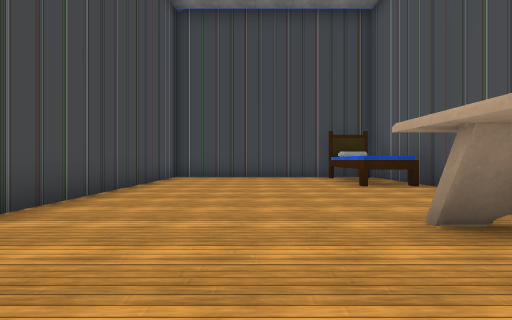
view 1 (above)

24 first-person views from a walk through a scene from a Unity 3-D project. The camera is 1.2 m above the floor, looks level and sees 85° across. The floor is counted in squares, 2 m on a side. Each view is taken from the middle of a square. On the plan, view 1 faces up. The plan holds only what a view shows up to about 9 squares ahead; the rest is blank. The place goes on beyond the plan. The player is left out. Some animated figures are not drawn. Some surface patterns are stand-ins.

view 2
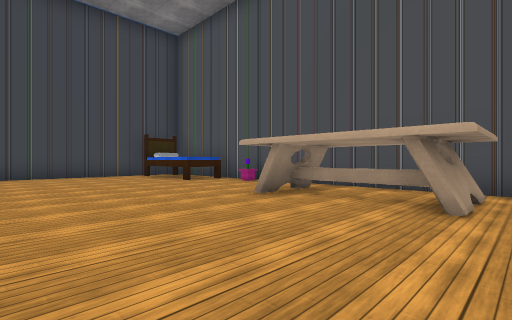

view 3
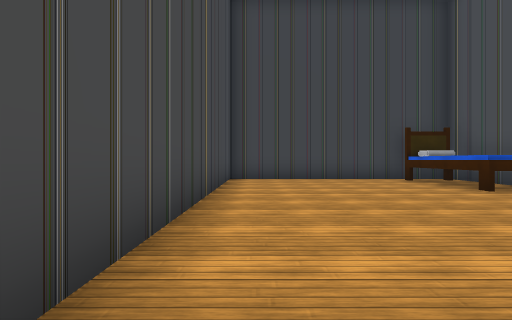

view 4
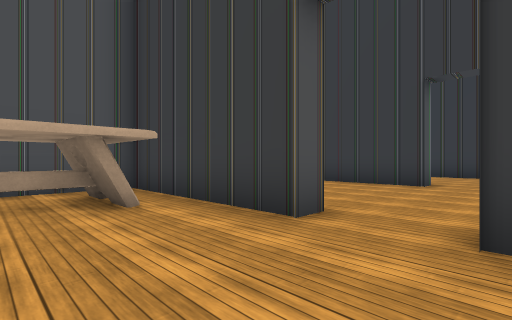

view 5
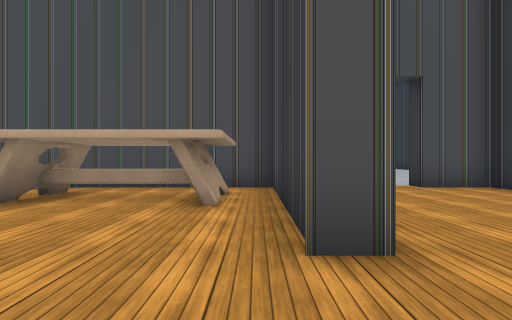

view 6
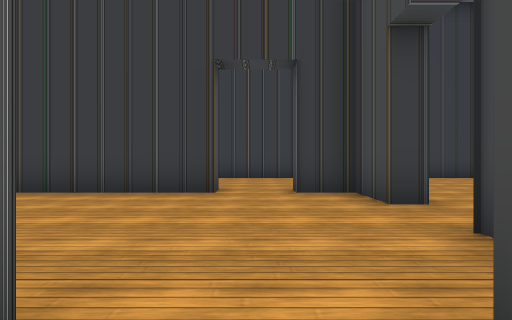

view 7
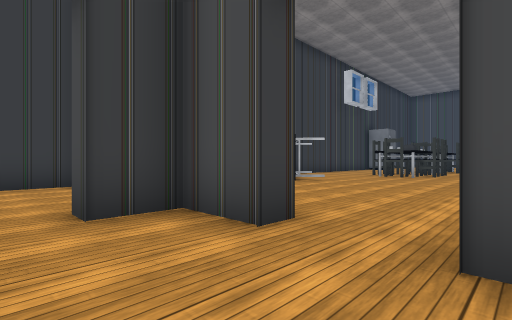

view 8
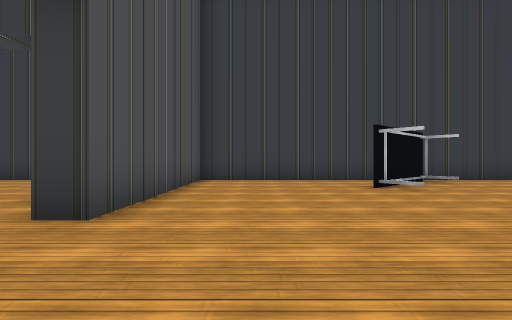

view 9
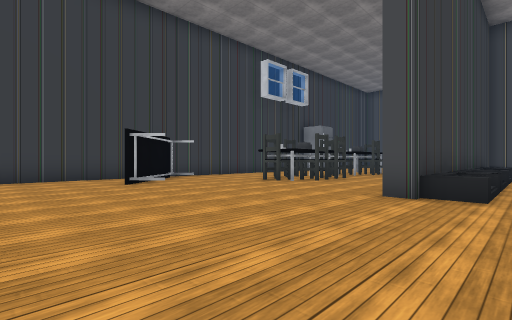

view 10
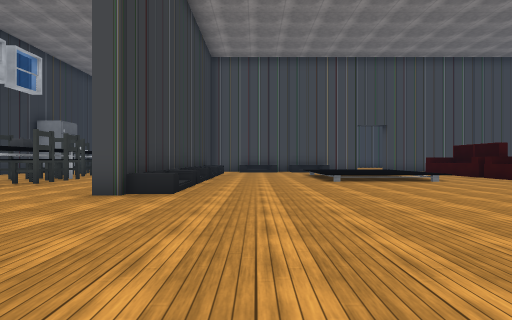

view 11
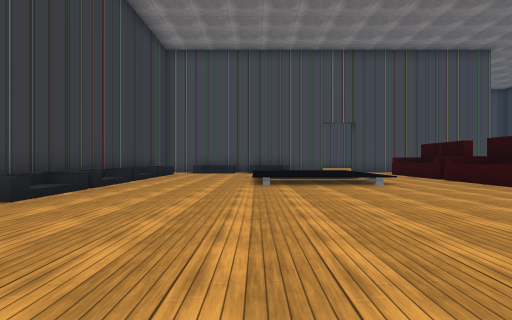

view 12
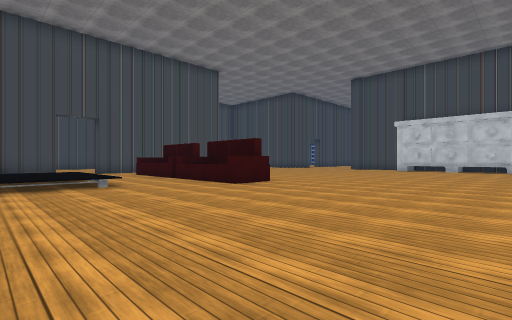

view 13
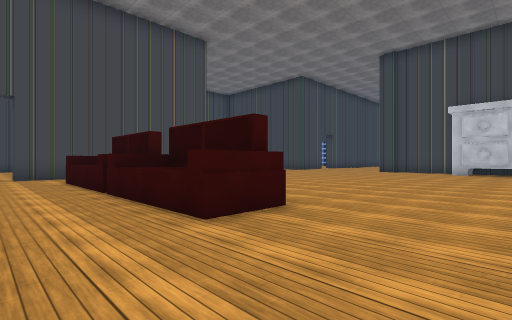

view 14
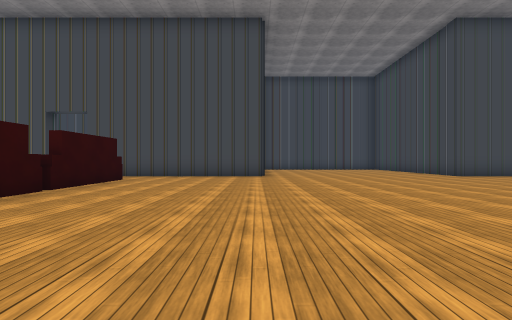

view 15
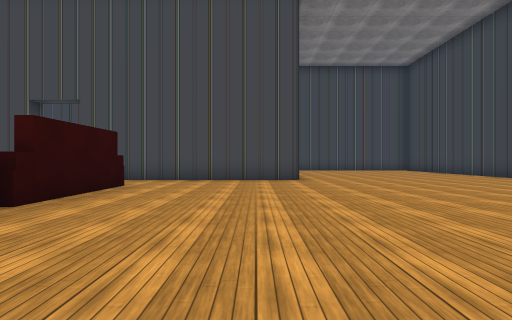

view 16
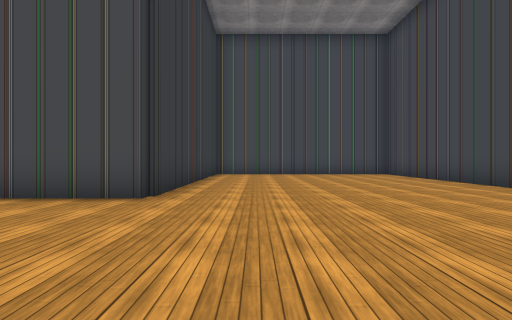

view 17
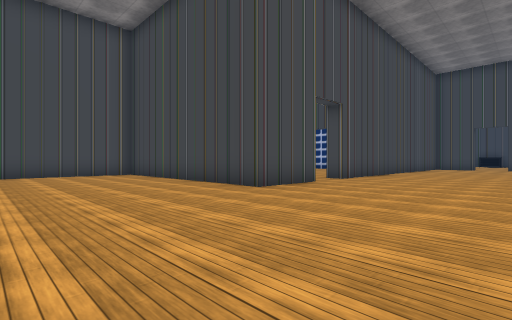

view 18
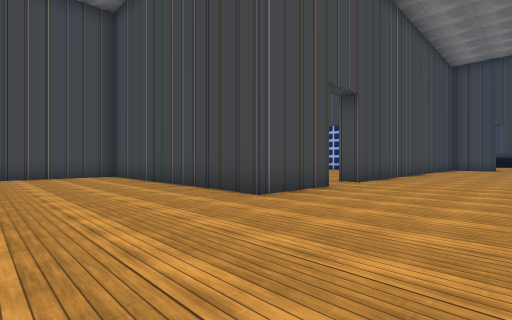

view 19
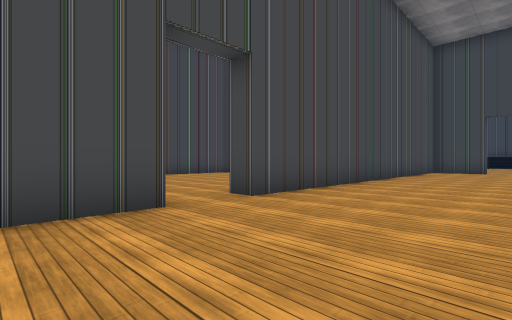

view 20
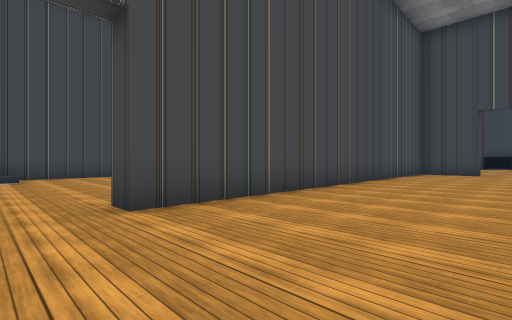

view 21
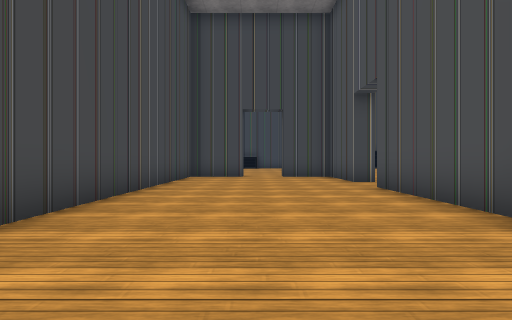

view 22
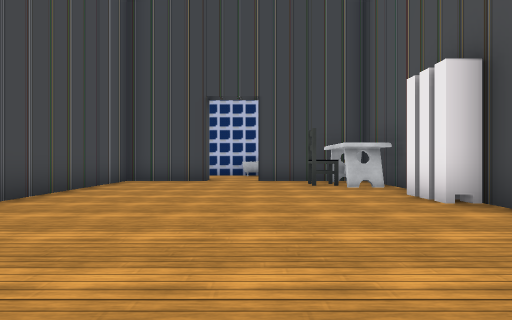

view 23
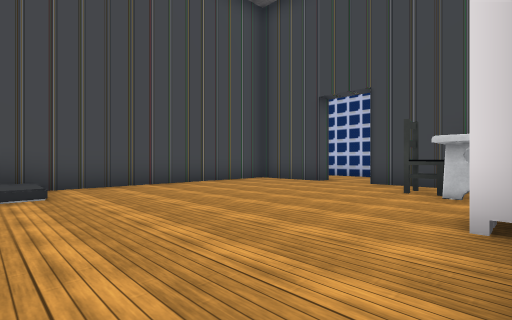

view 24
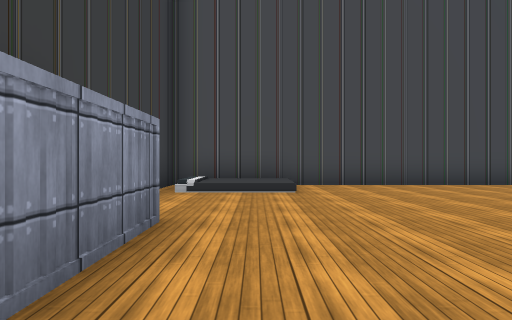

### Floor plan
Points are (right, up) in squares from view 1. A wall is a line through its corners. A room is listed if a view was taken in it or the views show most of it. See-through windows are left out.
Room 1 (views 1, 2, 3, 4, 5, 6)
walls: (-0.2, -1.4) (4.1, -1.4) (4.1, 9.8) (-2.8, 9.8) (-2.8, 1.9)
ways out: opening at (-1, -2) to room 2
objects: other object (2, 0) to (3, 2); bed (3, 7) to (3, 9)
Room 2 (view 7)
walls: (-0.2, -1.9) (-0.2, -1.4); (-0.2, -6.6) (-0.2, -6.1) (4.1, -6.1) (4.1, -4.8); (-3.3, -4.8) (-2.8, -4.8) (-2.8, -6.1) (-1.7, -6.1) (-1.7, -6.6)
ways out: opening at (-1, -2) to room 1; opening at (-3, -4) to room 3; opening at (-1, -6); opening at (4, -4)
Room 3 (views 8, 9, 10, 11, 12, 13, 14, 15, 16, 17, 18, 19, 20, 21, 22, 23, 24)
walls: (-24, 13.3) (-19.3, 13.3) (-19.3, 6.8); (-16.5, -2.3) (-9.7, -2.3) (-9.7, -2.9); (-19.3, 22.8) (-19.3, 20.5) (-25.2, 20.5); (-26.7, 19.1) (-26.7, 16.5); (-19.8, 27.8) (-19.8, 30) (-23, 30); (-12.8, -10.3) (-3.3, -10.3) (-3.3, -4.8); (-14.3, 28.9) (-14.3, 32.2); (-24.4, 30.6) (-24.4, 30) (-26.7, 30) (-26.7, 21) (-25.8, 21); (-14.3, 33.6) (-14.3, 35); (-19.3, 35) (-19.3, 24.3) (-20, 24.3)
ways out: opening at (-3, -4) to room 2; opening at (-23.5, 30); opening at (-14, 33)
objects: container (-22, 22) to (-21, 22); other object (-21, 28); chair (-21, 29); other object (-20, 26); other object (-18, -2); sofa (-17, 8) to (-15, 9); sofa (-16, -2); other object (-14, -7) to (-14, -6); sofa (-14, -2); sofa (-14, 8) to (-12, 9); chair (-13, -7); chair (-13, -6); chair (-12, -6); sofa (-12, -2); chair (-11, -6); table (-9, -9) to (-8, -8)

Positions as (right, up) in squares from view 1, and headings:
1: (0, 0), facing up
2: (-2, -1), facing up-right
3: (-2, 1), facing up
4: (-2, 1), facing down-right
5: (-2, -1), facing right
6: (-1, -1), facing down
7: (-1, -3), facing down-left
8: (-5, -2), facing down
9: (-5, -1), facing down-left
10: (-5, 0), facing left
11: (-6, 2), facing left
12: (-6, 3), facing up-left
13: (-9, 6), facing up-left
14: (-9, 13), facing left
15: (-11, 12), facing left
16: (-15, 15), facing left
17: (-15, 16), facing up-left
18: (-16, 17), facing up-left
19: (-16, 21), facing up-left
20: (-16, 23), facing up-left
21: (-17, 26), facing up
22: (-23, 22), facing up
23: (-20, 23), facing up-left
24: (-20, 23), facing left
